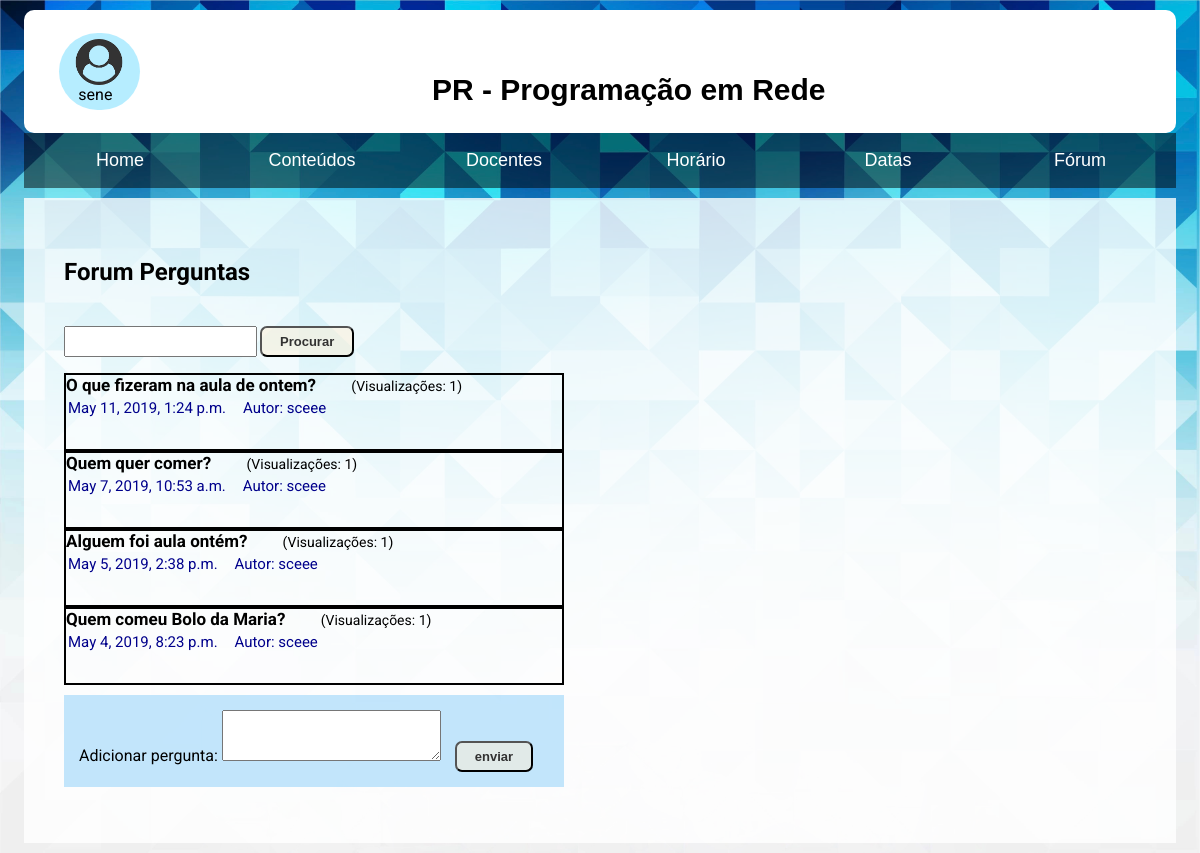
Screenshot of /modulo/forum/ (signed in) with the database file from the repository.
### modulo/models.py (models this page shows, shortened)
class Questao(models.Model):
    questao_texto = models.CharField(max_length=200)
    pub_data =models.DateTimeField('data de publicacao')
    username = models.CharField(max_length=200,default='')

class Visualizacao(models.Model):
    questao = models.ForeignKey(Questao, on_delete=models.CASCADE)
    id_aluno = models.IntegerField()

### modulo/views.py (the view)
# urls.py: url(r'^forum/(?P<questao_id>[0-9]+)/detalhepostforum/$', views.detalhepostforum, name= 'detalhepostforum'),
@login_required(login_url="/modulo")
def forum(request):
    latest_question_list = Questao.objects.order_by('-pub_data')[:]
    user = request.user
    context = {'latest_question_list': latest_question_list, 'error_message': "Não há questões", 'user': user}
    return render(request, 'modulo/forum.html', context)

### modulo/templates/modulo/forum.html (shortened to what this page needs)
{% extends 'modulo/index.html' %}
{% block body %}
<section class="whitebody">
<h1>Forum Perguntas </h1>
<form action="{% url 'modulo:procura' %}" method="post">
    <input class="tf_forum" type="text" name="q"><input class="botao" id="procurar" type="submit" value="Procurar">
</form>
{% if latest_question_list %}
<ul>
    {% for questao in latest_question_list %}
    <section class="border1">
     <table class="tablequestao">
            <tr>
                <a class="questao_forum" href="{% url 'modulo:detalhepostforum' questao.id %}">
                    {{ questao.questao_texto }}
                </a>
                <span class="visu2">(Visualizações: {{questao.visualizacao_set.all|length}})</span>
            </tr>
            <tr>
                <td class="data2">{{questao.pub_data}}</td>
                <td class="autor2">Autor: {{questao.username}}</td>
            </tr>
        </table>
    </section>
    {% endfor %}
</ul>
{% else %}
<p><strong>Não há questões recentes</strong></p>
{% endif %}
<form action="{% url 'modulo:enviar_pergunta_modulo' %}" method="post">
    <div class="addPergunta">
        <label for="pergunta">Adicionar pergunta:</label>
        <textarea class="espacoResposta" name="pergunta" id="pergunta" rows="3" required></textarea>
        <input class="botao" id="enviar" type="submit" value="enviar">
    </div>
</form>
</section>
{% endblock %}

### modulo/templates/modulo/index.html (shortened to what this page needs)
{% load staticfiles %}
<html lang="en">
<head>
    <link rel="stylesheet" type="text/css" href="{% static 'modulo/styles/menu.css' %}" />
    <link rel="stylesheet" type="text/css" href="{% static 'modulo/styles/header.css' %}" />
    <link rel="stylesheet" type="text/css" href="{% static 'modulo/styles/home.css' %}" />
    <link rel="stylesheet" type="text/css" href="{% static 'modulo/styles/horario.css' %}" />
    <link rel="stylesheet" type="text/css" href="{% static 'modulo/styles/docentes.css' %}" />
    <link rel="stylesheet" type="text/css" href="{% static 'modulo/styles/forum.css' %}"/>
    <link rel="stylesheet" type="text/css" href="{% static 'modulo/styles/datasdasavaliacoes.css' %}"/>
</head>
<body>
<header>
        <div class="utilizador">
            <a href="{% url 'modulo:utilizador' %}">
                <img src="{% static 'modulo/styles/User.png' %}">
            </a>
            <div class="nomeUser">{{ user.username }}</div>
        </div>
        <div class="titulo">
            PR - Programação em Rede
        </div>
</header>
<section>
    <nav>
        <ul class="main__menu">
            <li class="list-item"><a class="home item--js" href="{% url 'modulo:index' %}"><span>Home</span></a></li>
            <li class="list-item"><a class="about item--js" href="{% url 'modulo:conteudos' %}"><span>Conteúdos</span></a></li>
            <li class="list-item"><a class="widget item--js" href="{% url 'modulo:docentes' %}"><span>Docentes</span></a></li>
            <li class="list-item"><a class="kabobs item--js" href="{% url 'modulo:horario' 1 %}"><span>Horário</span></a></li>
            <li class="list-item"><a class="contact item--js" href="{% url 'modulo:datasdasavaliacoes' %}"><span>Datas</span></a></li>
            <li class="list-item"><a class="forum item--js" href="{% url 'modulo:forum' %}"><span>Fórum</span></a></li>
        </ul>
    </nav>
</section>
{% block body %}{% endblock %}
</body>
</html>

### modulo/static/modulo/styles/menu.css (style rules this page uses)
*, *::before, *::after { box-sizing: border-box; }
body { background: linear-gradient(90deg, #3f4593, #5960bd); margin: 0; }
ul { list-style: none; margin: 0; padding: 0; }
a { text-decoration: none; color: inherit; }
.main__menu { display: grid; grid-template-columns: repeat(6, 1fr); margin-bottom: 0px; }
.main__menu .list-item a { display: flex; justify-content: center; align-items: center; flex-direction: column; height: 55px; color: #fff; cursor: unset; }
.main__menu .list-item a span { font: 500 18px Helvetica, Arial, Verdana, sans-serif; order: 2; }
.main__menu .list-item a { background: rgba(0,0,0,0.5); }
.whitebody { background-color: rgba(255,255,255,0.8); height: fit-content; padding-top: 40px; padding-bottom:60px; min-height: 520px; margin-top: 10px; }

### modulo/static/modulo/styles/header.css (style rules this page uses)
html body { min-height: 100%; margin: 10px 2% 10px 2%; }
body { background-image: url(../background5.jpg); background-attachment: fixed; background-repeat: no-repeat; background-size: cover; background-color: rgb(236,235,235); }
header { background-color: white; width: 100%; border-radius: 10px; }
.utilizador { display: inline-block; margin: 2% 0% 2% 3%; padding: 0.5%; background-color: rgba(110,220,255,0.5); border-radius: 40px; }
.utilizador img { width: 70px; }
.nomeUser { margin-left: 20%; }
.titulo { display: inline; margin-left: 25%; text-align: center; font: bold 30px arial, sans-serif; }

### modulo/static/modulo/styles/home.css (style rules this page uses)
.tablequestao { padding-bottom: 15px; }

### modulo/static/modulo/styles/horario.css (style rules this page uses)
.whitebody { padding: 40px; }

### modulo/static/modulo/styles/docentes.css (style rules this page uses)
body { background-color: #f0f0f0; font-family: roboto; }

### modulo/static/modulo/styles/forum.css (style rules this page uses)
.tf_forum { padding: 6px; }
.data2, .autor2 { padding: 0px 15px 15px 0px; font-size: 15px; color: darkblue; }
.questao_forum { font-size: 17px; padding: 0px 15px 15px 0px; color: rgb(0,0,0); font-weight: bold; }
.visu2 { font-size: 14px; padding-left: 16px; }
.espacoResposta { padding-left: 40px; }
.addPergunta { margin-top: 10px; padding: 15px; background-color: rgba(135,206,250, 0.5); width: 500px; border: 2px gray; }
#procurar { margin-left: 3px; }
#enviar { margin-left: 10px; }
.border1 { border: 2px black solid; width: 500px; }

### modulo/static/modulo/styles/datasdasavaliacoes.css (style rules this page uses)
.botao { margin: 20px 0 0 0; padding: 6px 18px; border-radius: 7px; font-size: 13px; font-weight: bold; background-color: rgba(255, 239, 213, 0.5); color: rgb(50, 50, 50); }

### rows the page displays
Questao: questao_texto "O que fizeram na aula de ontem?", visualizacao_set.all|length "1", pub_data "May 11, 2019, 1:24 p.m.", username "sceee"
Questao: questao_texto "Quem quer comer?", visualizacao_set.all|length "1", pub_data "May 7, 2019, 10:53 a.m.", username "sceee"
Questao: questao_texto "Alguem foi aula ontém?", visualizacao_set.all|length "1", pub_data "May 5, 2019, 2:38 p.m.", username "sceee"
Questao: questao_texto "Quem comeu Bolo da Maria?", visualizacao_set.all|length "1", pub_data "May 4, 2019, 8:23 p.m.", username "sceee"

### other values shown
{{ user.username }} "sene"
